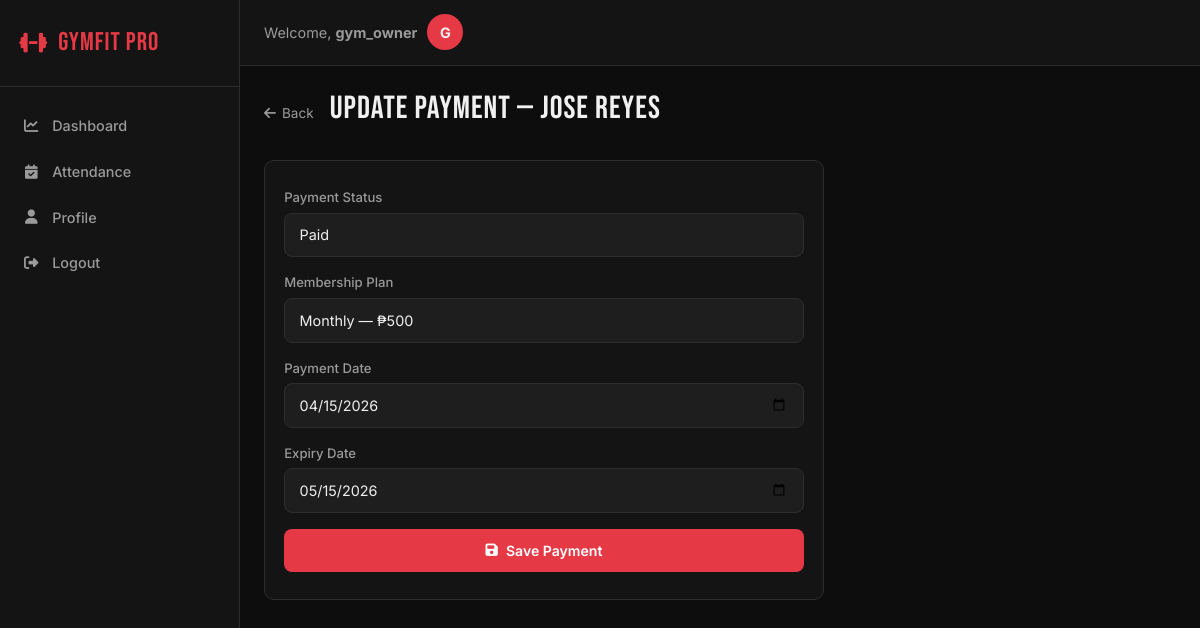
The page /owner/payment/3/ (signed in) on the database its author committed.
### gym_app/models.py (models this page shows, shortened)
class Payment(models.Model):
    STATUS_CHOICES = [
        ('paid', 'Paid'),
        ('unpaid', 'Unpaid'),
        ('overdue', 'Overdue'),
    ]
    PLAN_CHOICES = [
        ('monthly', 'Monthly - ₱500'),
        ('quarterly', 'Quarterly - ₱1,400'),
        ('annual', 'Annual - ₱5,000'),
    ]
    user = models.ForeignKey(User, on_delete=models.CASCADE, related_name='payments')
    status = models.CharField(max_length=20, choices=STATUS_CHOICES, default='unpaid')
    plan = models.CharField(max_length=20, choices=PLAN_CHOICES, default='monthly')
    amount = models.DecimalField(max_digits=10, decimal_places=2, default=500.00)
    payment_date = models.DateField(null=True, blank=True)
    expiry_date = models.DateField(null=True, blank=True)
    notes = models.TextField(blank=True, null=True)
    created_at = models.DateTimeField(auto_now_add=True)
    updated_at = models.DateTimeField(auto_now=True)
    class Meta:
        ordering = ['-created_at']

### gym_app/views.py (the view, shortened to what this page needs)
# urls.py: path('owner/payment/<int:user_id>/', views.update_payment, name='update_payment'),
@login_required
@csrf_exempt
def update_payment(request, user_id):
    get_object_or_404(UserProfile, user=request.user, is_owner=True)
    member = get_object_or_404(User, id=user_id)
    payment = Payment.objects.filter(user=member).first()
    return render(request, 'owner/update_payment.html', {'member': member, 'payment': payment})

### templates/owner/update_payment.html (shortened to what this page needs)
{% extends 'base.html' %}
{% block content %}
<div class="page-header">
    <a href="{% url 'owner_dashboard' %}" class="btn-back-page"><i class="fas fa-arrow-left"></i> Back</a>
    <h1 class="page-title">Update Payment — {{ member.get_full_name|default:member.username }}</h1>
</div>
<div class="dash-card" style="max-width:560px">
    <form method="POST" class="profile-form">
        <div class="form-group">
            <label>Payment Status</label>
            <select name="status" class="form-control">
                <option value="paid" {% if payment and payment.status == 'paid' %}selected{% endif %}>Paid</option>
            </select>
        </div>
        <div class="form-group">
            <label>Membership Plan</label>
            <select name="plan" class="form-control">
                <option value="monthly" {% if not payment or payment.plan == 'monthly' %}selected{% endif %}>Monthly — ₱500</option>
            </select>
        </div>
        <div class="form-group">
            <label>Payment Date</label>
            <input type="date" name="payment_date" class="form-control"
                   value="{% if payment and payment.payment_date %}{{ payment.payment_date|date:'Y-m-d' }}{% endif %}">
        </div>
        <div class="form-group">
            <label>Expiry Date</label>
            <input type="date" name="expiry_date" class="form-control"
                   value="{% if payment and payment.expiry_date %}{{ payment.expiry_date|date:'Y-m-d' }}{% endif %}">
        </div>
        <button type="submit" class="btn-face btn-start" style="width:100%">
            <i class="fas fa-save"></i> Save Payment
        </button>
    </form>
</div>
{% endblock %}

### templates/base.html (shortened to what this page needs)
{% load static %}
<!DOCTYPE html>
<html lang="en">
<head>
    <link rel="stylesheet" href="https://cdn.jsdelivr.net/npm/bootstrap@5.3.0/dist/css/bootstrap.min.css">
    <link rel="stylesheet" href="https://cdnjs.cloudflare.com/ajax/libs/font-awesome/6.4.0/css/all.min.css">
    <link rel="stylesheet" href="{% static 'css/main.css' %}">
</head>
<body>
{% if user.is_authenticated %}
<nav class="sidebar" id="sidebar">
    <div class="sidebar-brand">
        <i class="fas fa-dumbbell"></i>
        <span>GymFit Pro</span>
    </div>
    <ul class="sidebar-nav">
        {% if user.profile.is_owner %}
        <li><a href="{% url 'owner_dashboard' %}" class="{% if request.resolver_match.url_name == 'owner_dashboard' %}active{% endif %}">
            <i class="fas fa-chart-line"></i> Dashboard
        </a></li>
        <li><a href="{% url 'owner_attendance' %}" class="{% if request.resolver_match.url_name == 'owner_attendance' %}active{% endif %}">
            <i class="fas fa-calendar-check"></i> Attendance
        </a></li>
        {% endif %}
        <li><a href="{% url 'profile' %}" class="{% if request.resolver_match.url_name == 'profile' %}active{% endif %}">
            <i class="fas fa-user"></i> Profile
        </a></li>
        <li><a href="{% url 'logout' %}"><i class="fas fa-sign-out-alt"></i> Logout</a></li>
    </ul>
</nav>
<div class="main-content">
    <header class="top-header">
        <div class="header-user">
            <span class="header-greeting">Welcome, <strong>{{ user.first_name|default:user.username }}</strong></span>
            {% if user.profile.google_photo_url %}
            <img src="{{ user.profile.google_photo_url }}" alt="Avatar" class="user-avatar">
            {% else %}
            <div class="user-avatar-placeholder">{{ user.first_name.0|upper|default:user.username.0|upper }}</div>
            {% endif %}
        </div>
    </header>
    <div class="page-content">
        {% block content %}{% endblock %}
    </div>
</div>
{% else %}
{% block full_content %}{% endblock %}
{% endif %}
</body>
</html>

### static/css/main.css (style rules this page uses)
:root { --red: #e63946; --red-dark: #c1121f; --bg: #0d0d0d; --bg2: #141414; --bg3: #1e1e1e; --bg4: #2a2a2a; --border: #2d2d2d; --text: #f0f0f0; --text-muted:#9a9a9a; --green: #2ec4b6; --yellow: #f4a261; --blue: #457b9d; --sidebar-w: 240px; --radius: 10px; }
*, *::before, *::after { box-sizing: border-box; margin: 0; padding: 0; }
body { font-family: 'Inter', sans-serif; background: var(--bg); color: var(--text); min-height: 100vh; }
.sidebar { position: fixed; top: 0; left: 0; width: var(--sidebar-w); height: 100vh; background: var(--bg2); border-right: 1px solid var(--border); display: flex; flex-direction: column; z-index: 100; transition: transform 0.3s ease; }
.sidebar-brand { display: flex; align-items: center; gap: 10px; padding: 1.5rem 1.2rem; font-family: 'Bebas Neue', cursive; font-size: 1.6rem; letter-spacing: 1px; color: var(--red); border-bottom: 1px solid var(--border); }
.sidebar-brand i { font-size: 1.4rem; }
.sidebar-nav { list-style: none; padding: 1rem 0; flex: 1; overflow-y: auto; }
.sidebar-nav li a { display: flex; align-items: center; gap: 12px; padding: 0.75rem 1.2rem; color: var(--text-muted); text-decoration: none; font-size: 0.9rem; font-weight: 500; border-left: 3px solid transparent; transition: all 0.2s; }
.sidebar-nav li a i { width: 18px; text-align: center; }
.main-content { margin-left: var(--sidebar-w); min-height: 100vh; display: flex; flex-direction: column; }
.top-header { background: var(--bg2); border-bottom: 1px solid var(--border); padding: 0.9rem 1.5rem; display: flex; align-items: center; justify-content: space-between; position: sticky; top: 0; z-index: 50; }
.header-user { display: flex; align-items: center; gap: 10px; }
.header-greeting { font-size: 0.9rem; color: var(--text-muted); }
.user-avatar-placeholder { width: 36px; height: 36px; border-radius: 50%; background: var(--red); display: flex; align-items: center; justify-content: center; font-weight: 700; font-size: 0.9rem; }
.page-content { padding: 1.5rem; flex: 1; }
.page-header { margin-bottom: 1.5rem; display: flex; align-items: baseline; gap: 1rem; flex-wrap: wrap; }
.page-title { font-family: 'Bebas Neue', cursive; font-size: 2rem; letter-spacing: 1px; color: var(--text); }
.btn-back-page { color: var(--text-muted); text-decoration: none; font-size: 0.85rem; display: flex; align-items: center; gap: 6px; transition: color 0.2s; }
.dash-card { background: var(--bg2); border: 1px solid var(--border); border-radius: var(--radius); padding: 1.2rem; }
.btn-face { flex: 1; padding: 0.7rem 1rem; border-radius: 8px; border: none; font-weight: 600; font-size: 0.88rem; cursor: pointer; display: flex; align-items: center; justify-content: center; gap: 8px; transition: all 0.2s; text-decoration: none; min-width: 130px; }
.btn-start { background: var(--red); color: #fff; }
.form-group { margin-bottom: 1rem; }
.form-group label { display: block; font-size: 0.82rem; color: var(--text-muted); margin-bottom: 5px; font-weight: 500; }
.form-control { width: 100%; padding: 0.65rem 0.9rem; background: var(--bg3); border: 1px solid var(--border); color: var(--text); border-radius: 8px; font-size: 0.9rem; transition: border-color 0.2s; }
.profile-form { padding: 0.5rem 0; }

### rows shown on the page
Payment: status "Paid", plan "Monthly — ₱500", payment_date "04/15/2026", expiry_date "05/15/2026"

### other values the page prints
{{ user.first_name|default:user.username }} "gym_owner"
{{ user.first_name.0|upper|default:user.username.0|upper }} "G"
{{ member.get_full_name|default:member.username }} "Jose Reyes"
